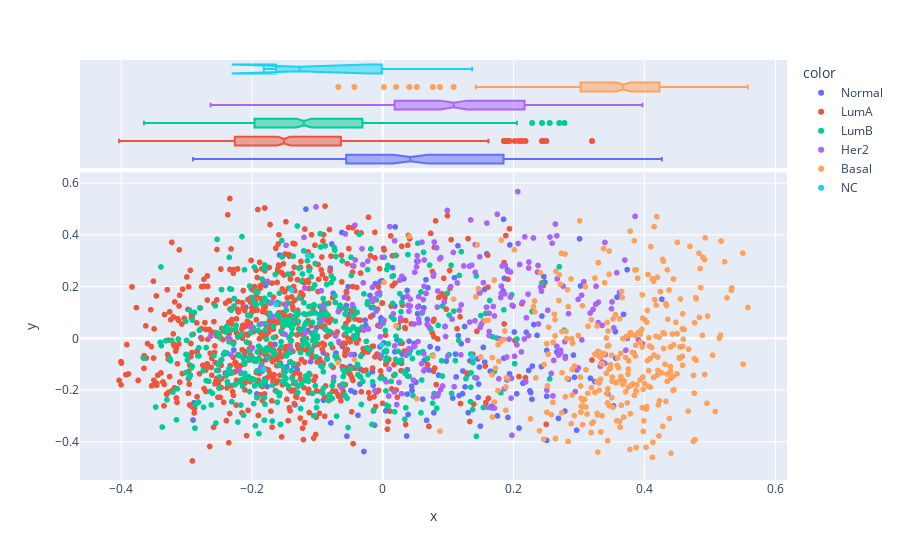

The notebook cell this image was saved under:
### Code cell
# Plot
fig = px.scatter(x = finalDf.iloc[:,1], y = finalDf.iloc[:,2], hover_data=[finalDf.iloc[:,0]], color = finalDf.iloc[:,0], marginal_x = 'box')
fig.show()

### Figure 1 — Plotly figure (JSON) as saved in the notebook; plotly's stock layout.template omitted (floating-point values rounded to 4 significant figures; data arrays with more than 128 entries replaced by an {"elided": "..."} marker saying what was removed)
{"data": [{"customdata": {"elided": "202x1 str values"}, "hovertemplate": "color=Normal<br>x=%{x}<br>y=%{y}<br>hover_data_0=%{customdata[0]}<extra></extra>", "legendgroup": "Normal", "marker": {"color": "#636efa", "symbol": "circle"}, "mode": "markers", "name": "Normal", "showlegend": true, "type": "scattergl", "x": {"elided": "202 float values"}, "xaxis": "x", "y": {"elided": "202 float values"}, "yaxis": "y"}, {"alignmentgroup": "True", "customdata": {"elided": "202x1 str values"}, "hovertemplate": "color=Normal<br>x=%{x}<br>hover_data_0=%{customdata[0]}<extra></extra>", "legendgroup": "Normal", "marker": {"color": "#636efa", "symbol": "circle"}, "name": "Normal", "notched": true, "offsetgroup": "Normal", "showlegend": false, "type": "box", "x": {"elided": "202 float values"}, "xaxis": "x2", "yaxis": "y2"}, {"customdata": {"elided": "721x1 str values"}, "hovertemplate": "color=LumA<br>x=%{x}<br>y=%{y}<br>hover_data_0=%{customdata[0]}<extra></extra>", "legendgroup": "LumA", "marker": {"color": "#EF553B", "symbol": "circle"}, "mode": "markers", "name": "LumA", "showlegend": true, "type": "scattergl", "x": {"elided": "721 float values"}, "xaxis": "x", "y": {"elided": "721 float values"}, "yaxis": "y"}, {"alignmentgroup": "True", "customdata": {"elided": "721x1 str values"}, "hovertemplate": "color=LumA<br>x=%{x}<br>hover_data_0=%{customdata[0]}<extra></extra>", "legendgroup": "LumA", "marker": {"color": "#EF553B", "symbol": "circle"}, "name": "LumA", "notched": true, "offsetgroup": "LumA", "showlegend": false, "type": "box", "x": {"elided": "721 float values"}, "xaxis": "x2", "yaxis": "y2"}, {"customdata": {"elided": "492x1 str values"}, "hovertemplate": "color=LumB<br>x=%{x}<br>y=%{y}<br>hover_data_0=%{customdata[0]}<extra></extra>", "legendgroup": "LumB", "marker": {"color": "#00cc96", "symbol": "circle"}, "mode": "markers", "name": "LumB", "showlegend": true, "type": "scattergl", "x": {"elided": "492 float values"}, "xaxis": "x", "y": {"elided": "492 float values"}, "yaxis": "y"}, {"alignmentgroup": "True", "customdata": {"elided": "492x1 str values"}, "hovertemplate": "color=LumB<br>x=%{x}<br>hover_data_0=%{customdata[0]}<extra></extra>", "legendgroup": "LumB", "marker": {"color": "#00cc96", "symbol": "circle"}, "name": "LumB", "notched": true, "offsetgroup": "LumB", "showlegend": false, "type": "box", "x": {"elided": "492 float values"}, "xaxis": "x2", "yaxis": "y2"}, {"customdata": {"elided": "240x1 str values"}, "hovertemplate": "color=Her2<br>x=%{x}<br>y=%{y}<br>hover_data_0=%{customdata[0]}<extra></extra>", "legendgroup": "Her2", "marker": {"color": "#ab63fa", "symbol": "circle"}, "mode": "markers", "name": "Her2", "showlegend": true, "type": "scattergl", "x": {"elided": "240 float values"}, "xaxis": "x", "y": {"elided": "240 float values"}, "yaxis": "y"}, {"alignmentgroup": "True", "customdata": {"elided": "240x1 str values"}, "hovertemplate": "color=Her2<br>x=%{x}<br>hover_data_0=%{customdata[0]}<extra></extra>", "legendgroup": "Her2", "marker": {"color": "#ab63fa", "symbol": "circle"}, "name": "Her2", "notched": true, "offsetgroup": "Her2", "showlegend": false, "type": "box", "x": {"elided": "240 float values"}, "xaxis": "x2", "yaxis": "y2"}, {"customdata": {"elided": "331x1 str values"}, "hovertemplate": "color=Basal<br>x=%{x}<br>y=%{y}<br>hover_data_0=%{customdata[0]}<extra></extra>", "legendgroup": "Basal", "marker": {"color": "#FFA15A", "symbol": "circle"}, "mode": "markers", "name": "Basal", "showlegend": true, "type": "scattergl", "x": {"elided": "331 float values"}, "xaxis": "x", "y": {"elided": "331 float values"}, "yaxis": "y"}, {"alignmentgroup": "True", "customdata": {"elided": "331x1 str values"}, "hovertemplate": "color=Basal<br>x=%{x}<br>hover_data_0=%{customdata[0]}<extra></extra>", "legendgroup": "Basal", "marker": {"color": "#FFA15A", "symbol": "circle"}, "name": "Basal", "notched": true, "offsetgroup": "Basal", "showlegend": false, "type": "box", "x": {"elided": "331 float values"}, "xaxis": "x2", "yaxis": "y2"}, {"customdata": [["NC"], ["NC"], ["NC"], ["NC"], ["NC"], ["NC"]], "hovertemplate": "color=NC<br>x=%{x}<br>y=%{y}<br>hover_data_0=%{customdata[0]}<extra></extra>", "legendgroup": "NC", "marker": {"color": "#19d3f3", "symbol": "circle"}, "mode": "markers", "name": "NC", "showlegend": true, "type": "scattergl", "x": [0.1366, -0.1633, -0.1818, -0.115, -0.1395, -0.001479], "xaxis": "x", "y": [-0.07174, 0.1312, -0.1193, 0.321, 0.187, -0.02591], "yaxis": "y"}, {"alignmentgroup": "True", "customdata": [["NC"], ["NC"], ["NC"], ["NC"], ["NC"], ["NC"]], "hovertemplate": "color=NC<br>x=%{x}<br>hover_data_0=%{customdata[0]}<extra></extra>", "legendgroup": "NC", "marker": {"color": "#19d3f3", "symbol": "circle"}, "name": "NC", "notched": true, "offsetgroup": "NC", "showlegend": false, "type": "box", "x": [0.1366, -0.1633, -0.1818, -0.115, -0.1395, -0.001479], "xaxis": "x2", "yaxis": "y2"}], "layout": {"legend": {"title": {"text": "color"}, "tracegroupgap": 0}, "margin": {"t": 60}, "xaxis": {"anchor": "y", "domain": [0, 1], "title": {"text": "x"}}, "xaxis2": {"anchor": "y2", "domain": [0, 1], "matches": "x", "showgrid": true, "showticklabels": false}, "yaxis": {"anchor": "x", "domain": [0, 0.7326], "title": {"text": "y"}}, "yaxis2": {"anchor": "x2", "domain": [0.7426, 1], "matches": "y2", "showgrid": false, "showline": false, "showticklabels": false, "ticks": ""}}}
